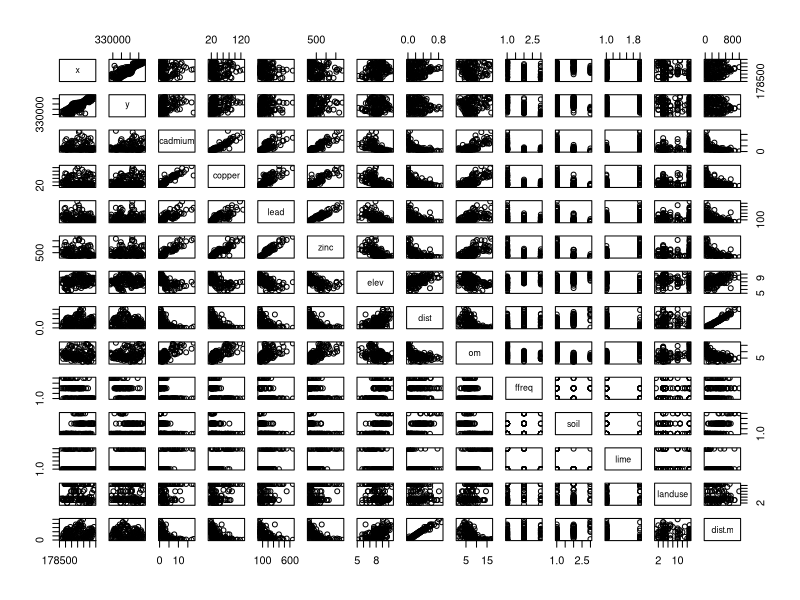
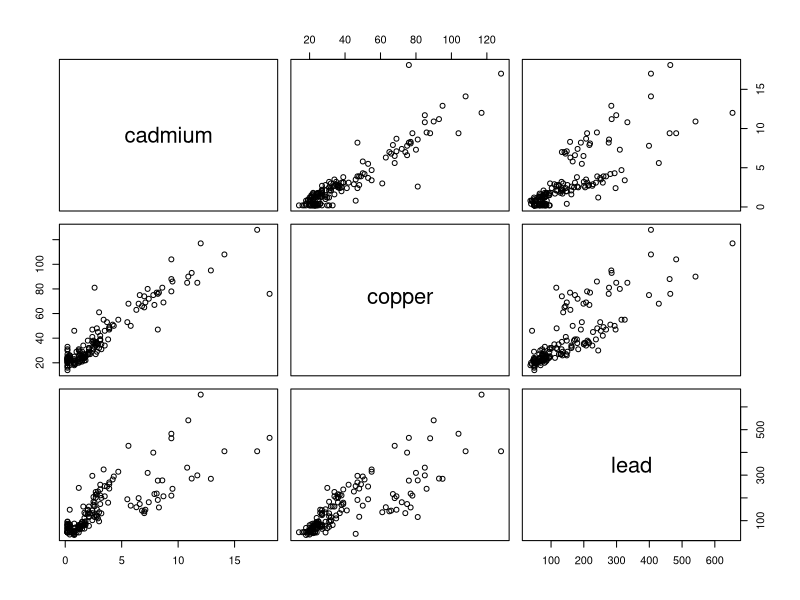
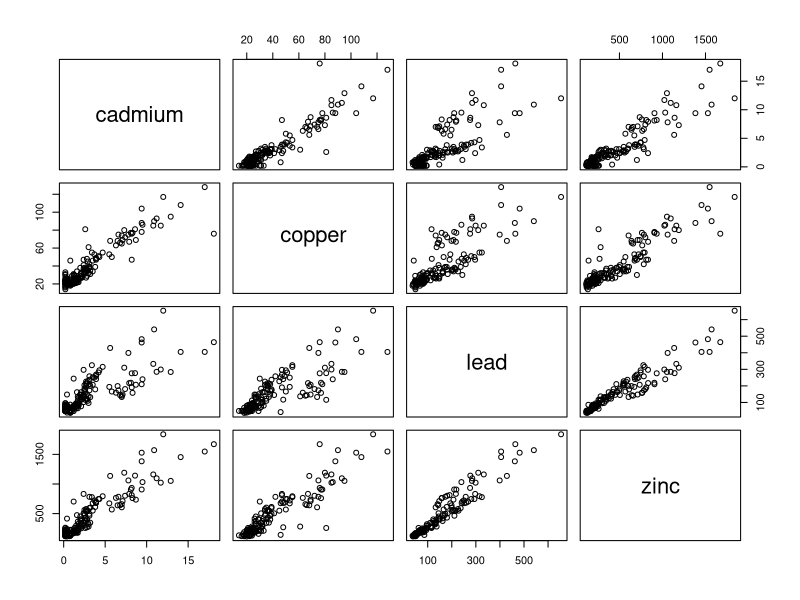
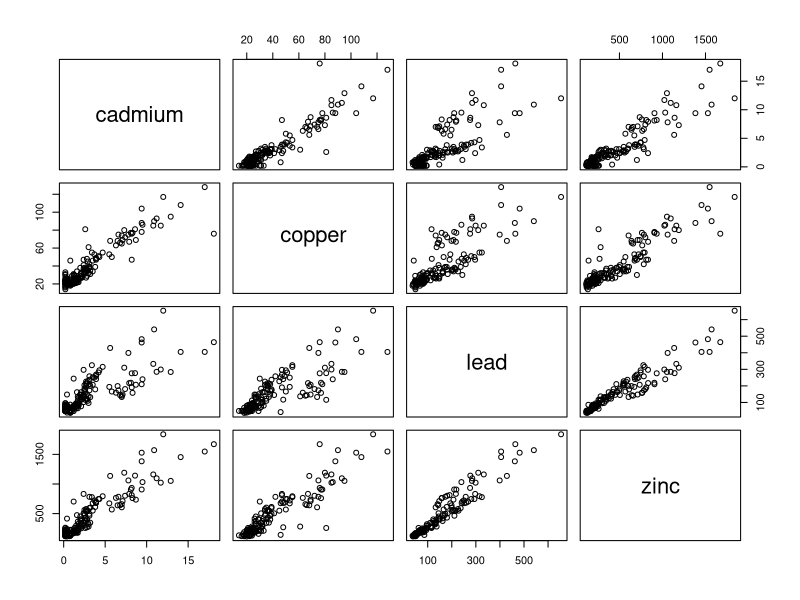
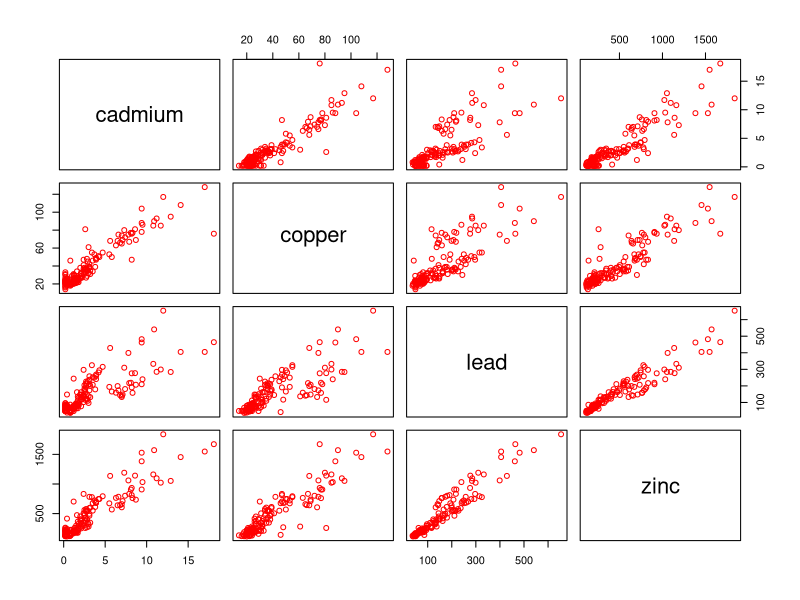
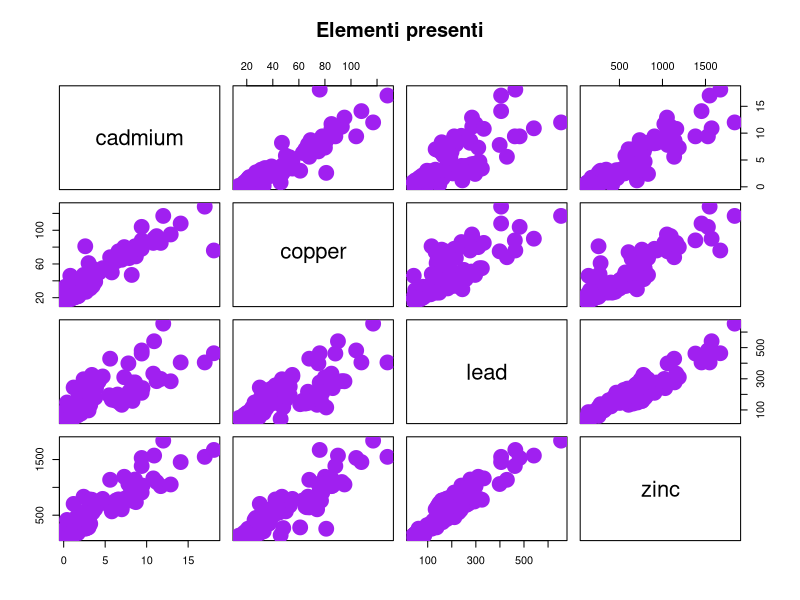
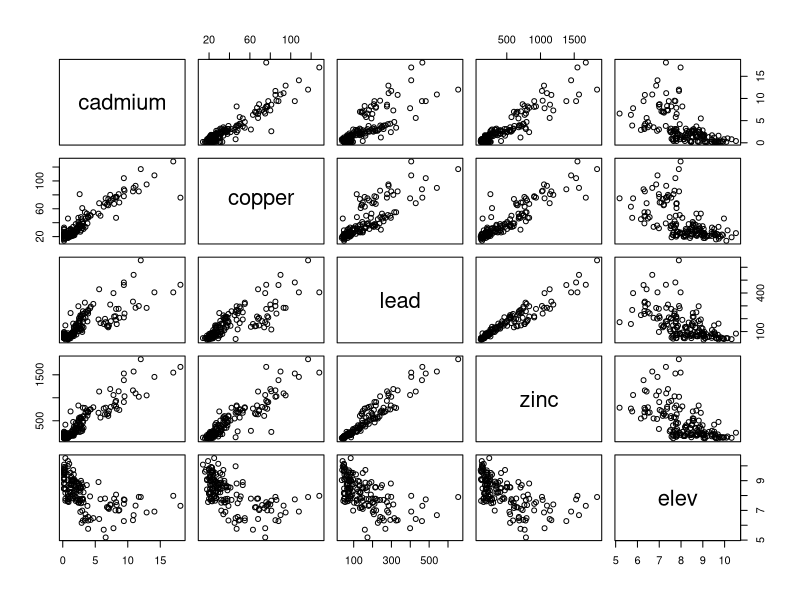
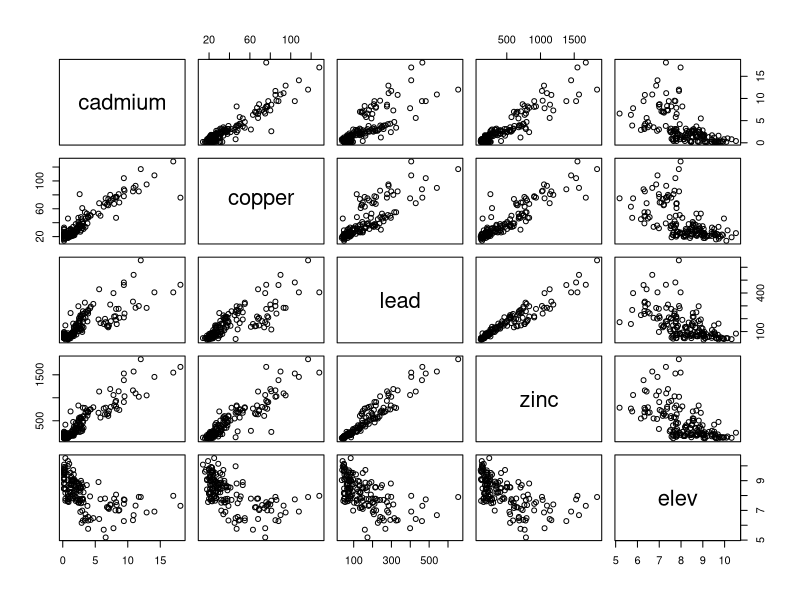

These figures' R source, in order:
#installiamo la nuova libreria tramite i pacchetti; se usiamo R invece di R-studio useremo il comando 
install.packages("sp")
library(sp) 

#usiamo il comando data per chiamare i dati contenuti nella libreria;
data("meuse")

#vediamo la tabella dei dati meuse;
meuse

#vediamo solo le prime 6 righe della tabella;
head(meuse) #vediamo i primi 6

#con questo comando andremo a vedere i nomi delle variabili contenute all'interno della tabella
names(meuse)

#il comando sotto citato ci andrà a visualizzare gli indici statistici più rilevanti prendendo in considerazione tutti i dati;
summary(meuse)

#con pairs si crea un grafico che mette in correlazione le variabili dei dati;
pairs(meuse)

#il simbolo messo prima di cadmium ci fa mettere in correlazione solamente le variabili da noi specificate, impostando i dati uguali a meuse
pairs(~cadmium+copper+lead,data=meuse)

pairs(~cadmium+copper+lead+zinc,data = meuse)

#essendo i dati interessati relativamente al 3,4,5 e 6 riga della colonna un metodo alternativo è questo;
pairs(meuse[,3:6])

#aggiungendo col="red", cambierà il colore di visualizzazioine del grafico;
pairs(meuse[,3:6],col="red")

#aggiungendo main, daremo il comando di impostare un titolo al grafico;
pairs(meuse[,3:6],col="purple",pch=19,cex=3, main="Elementi presenti")

pairs(~cadmium+copper+lead+zinc+elev,data = meuse) #volendo si può variare da [,3:7];


#prendiamo delle funzioni esterne;
panel.correlations <- function(x, y, digits=1, prefix="", cex.cor)
{
  usr <- par("usr"); on.exit(par(usr))
  par(usr = c(0, 1, 0, 1))
  r1=cor(x,y,use="pairwise.complete.obs")
  r <- abs(cor(x, y,use="pairwise.complete.obs"))
  
  
  
  txt <- format(c(r1, 0.123456789), digits=digits)[1]
  txt <- paste(prefix, txt, sep="")
  if(missing(cex.cor)) cex <- 0.9/strwidth(txt)
  text(0.5, 0.5, txt, cex = cex * r)
}



panel.smoothing <- function (x, y, col = par("col"), bg = NA, pch = par("pch"),
                             cex = 1, col.smooth = "red", span = 2/3, iter = 3, ...)
{
  points(x, y, pch = pch, col = col, bg = bg, cex = cex)
  ok <- is.finite(x) & is.finite(y)
  if (any(ok))
    lines(stats::lowess(x[ok], y[ok], f = span, iter = iter),
          col = 1, ...)
}




panel.histograms <- function(x, ...)
{
  usr <- par("usr"); on.exit(par(usr))
  par(usr = c(usr[1:2], 0, 1.5) )
  h <- hist(x, plot = FALSE)
  breaks <- h$breaks; nB <- length(breaks)
  y <- h$counts; y <- y/max(y)
  rect(breaks[-nB], 0, breaks[-1], y, col="white", ...)
}


pairs(~cadmium+copper+lead+zinc+elev,data = meuse) 

pairs(meuse[,3:6],lower.panel = panel.correlations,upper.panel = panel.smoothing,diag.panel = panel.histograms)


pairs(meuse[,3:6],lower.panel = panel.smoothing,upper.panel = panel.correlations,diag.panel = panel.histograms)

library(sp)
data("meuse")
head(meuse)


plot(meuse$cadmium,meuse$copper, main="cadmio e rame correlati")

attach(meuse)

plot(cadmium,copper, main="Cadmio e Rame",pch=24,col="purple",xlab="Cadmio",ylab="Rame",cex=2)
